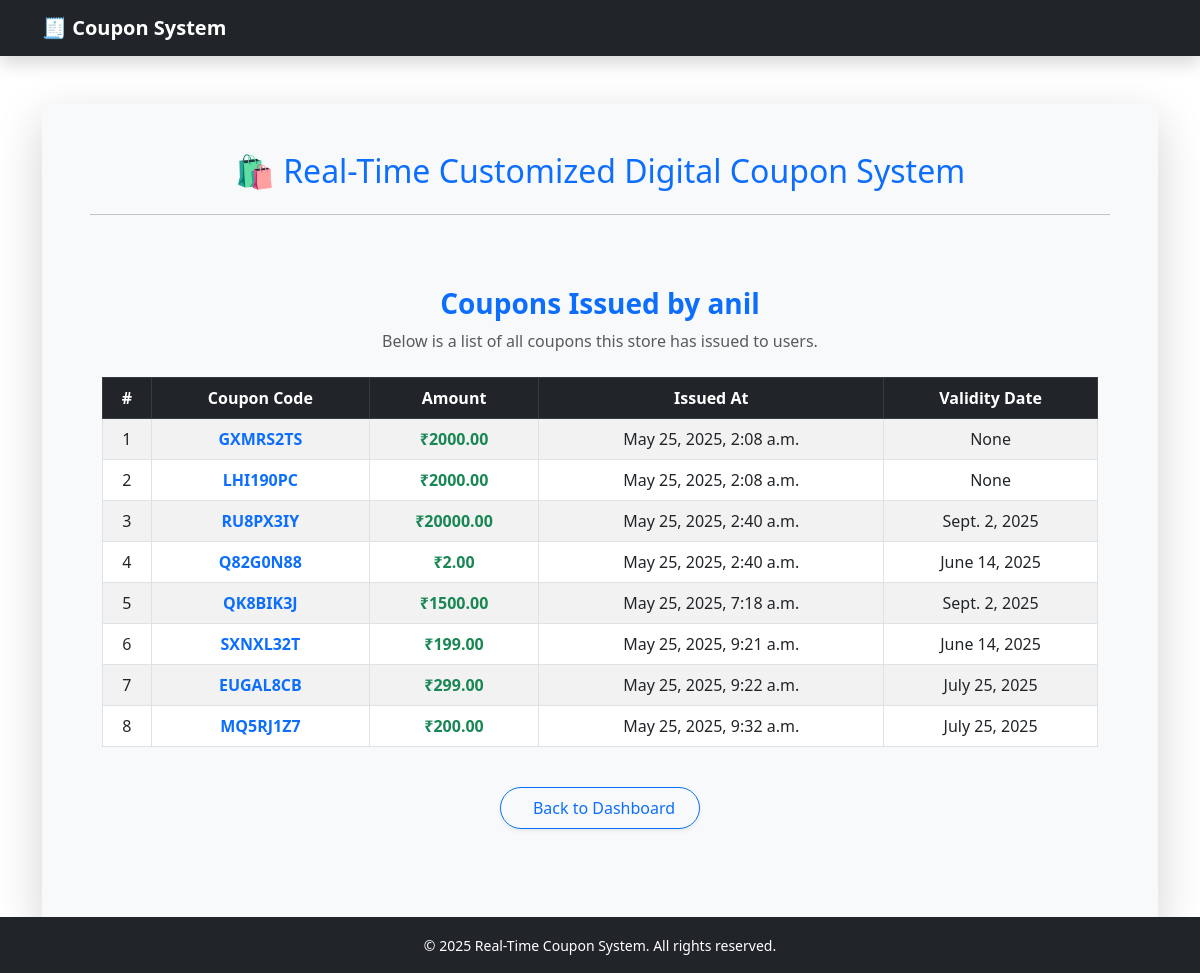
The app's page /store/1/coupons/ (signed in) with its own data.
### coupon_app/models.py (models this page shows, shortened)
class Store(models.Model):
    name = models.CharField(max_length=255)
    username = models.CharField(max_length=100)
    store_user = models.OneToOneField(User, on_delete=models.CASCADE, null=True, blank=True)
    password = models.CharField(max_length=100)

class Coupon(models.Model):
    user = models.ForeignKey(UserProfile, on_delete=models.CASCADE)
    store = models.ForeignKey(Store, on_delete=models.CASCADE)
    code = models.CharField(max_length=20)  # <-- this line is critical
    amount = models.DecimalField(max_digits=10, decimal_places=2, null=True, blank=True)
    issued_at = models.DateTimeField(auto_now_add=True)
    validity_date = models.DateField(null=True, blank=True)

### coupon_app/views.py (the view)
# urls.py: path('store/<int:store_id>/coupons/', views.view_store_coupons, name='view_store_coupons'),
@login_required
@user_passes_test(lambda u: u.is_superuser)
def view_store_coupons(request, store_id):
    store = get_object_or_404(Store, id=store_id)
    coupons = Coupon.objects.filter(store=store)
    return render(request, 'coupon_app/view_store_coupons.html', {'store': store, 'coupons': coupons})

### coupon_app/templates/coupon_app/view_store_coupons.html (shortened to what this page needs)
{% extends 'coupon_app/base.html' %}
{% block content %}
<div class="container py-5">
    <div class="text-center mb-4">
        <h3 class="fw-bold text-primary">Coupons Issued by {{ store.name }}</h3>
        <p class="text-muted">Below is a list of all coupons this store has issued to users.</p>
    </div>
    {% if coupons %}
    <div class="table-responsive">
        <table class="table table-striped table-bordered align-middle text-center">
            <thead class="table-dark">
                <tr>
                    <th>#</th>
                    <th>Coupon Code</th>
                    <th>Amount</th>
                    <th>Issued At</th>
                    <th>Validity Date</th>
                </tr>
            </thead>
            <tbody>
                {% for coupon in coupons %}
                <tr>
                    <td>{{ forloop.counter }}</td>
                    <td class="text-primary fw-semibold">{{ coupon.code }}</td>
                    <td class="text-success fw-bold">₹{{ coupon.amount }}</td>
                    <td>{{ coupon.issued_at }}</td>
                    <td>{{ coupon.validity_date }}</td>
                </tr>
                {% endfor %}
            </tbody>
        </table>
    </div>
    {% else %}
    <div class="alert alert-warning text-center mt-4">
        No coupons have been issued by this store yet.
    </div>
    {% endif %}
    <div class="text-center">
        <a href="{% url 'dashboard_admin' %}"
   class="btn btn-outline-primary mt-4 px-4 py-2 rounded-pill shadow-sm d-inline-flex align-items-center">
    Back to Dashboard
</a>
    </div>
</div>
{% endblock %}

### records on screen
Store: name "anil"
Coupon: code "GXMRS2TS", amount "2000.00", issued_at "May 25, 2025, 2:08 a.m.", validity_date "None"
Coupon: code "LHI190PC", amount "2000.00", issued_at "May 25, 2025, 2:08 a.m.", validity_date "None"
Coupon: code "RU8PX3IY", amount "20000.00", issued_at "May 25, 2025, 2:40 a.m.", validity_date "Sept. 2, 2025"
Coupon: code "Q82G0N88", amount "2.00", issued_at "May 25, 2025, 2:40 a.m.", validity_date "June 14, 2025"
Coupon: code "QK8BIK3J", amount "1500.00", issued_at "May 25, 2025, 7:18 a.m.", validity_date "Sept. 2, 2025"
Coupon: code "SXNXL32T", amount "199.00", issued_at "May 25, 2025, 9:21 a.m.", validity_date "June 14, 2025"
Coupon: code "EUGAL8CB", amount "299.00", issued_at "May 25, 2025, 9:22 a.m.", validity_date "July 25, 2025"
Coupon: code "MQ5RJ1Z7", amount "200.00", issued_at "May 25, 2025, 9:32 a.m.", validity_date "July 25, 2025"

### other values on screen
{{ year|default:"2025" }} "2025"
